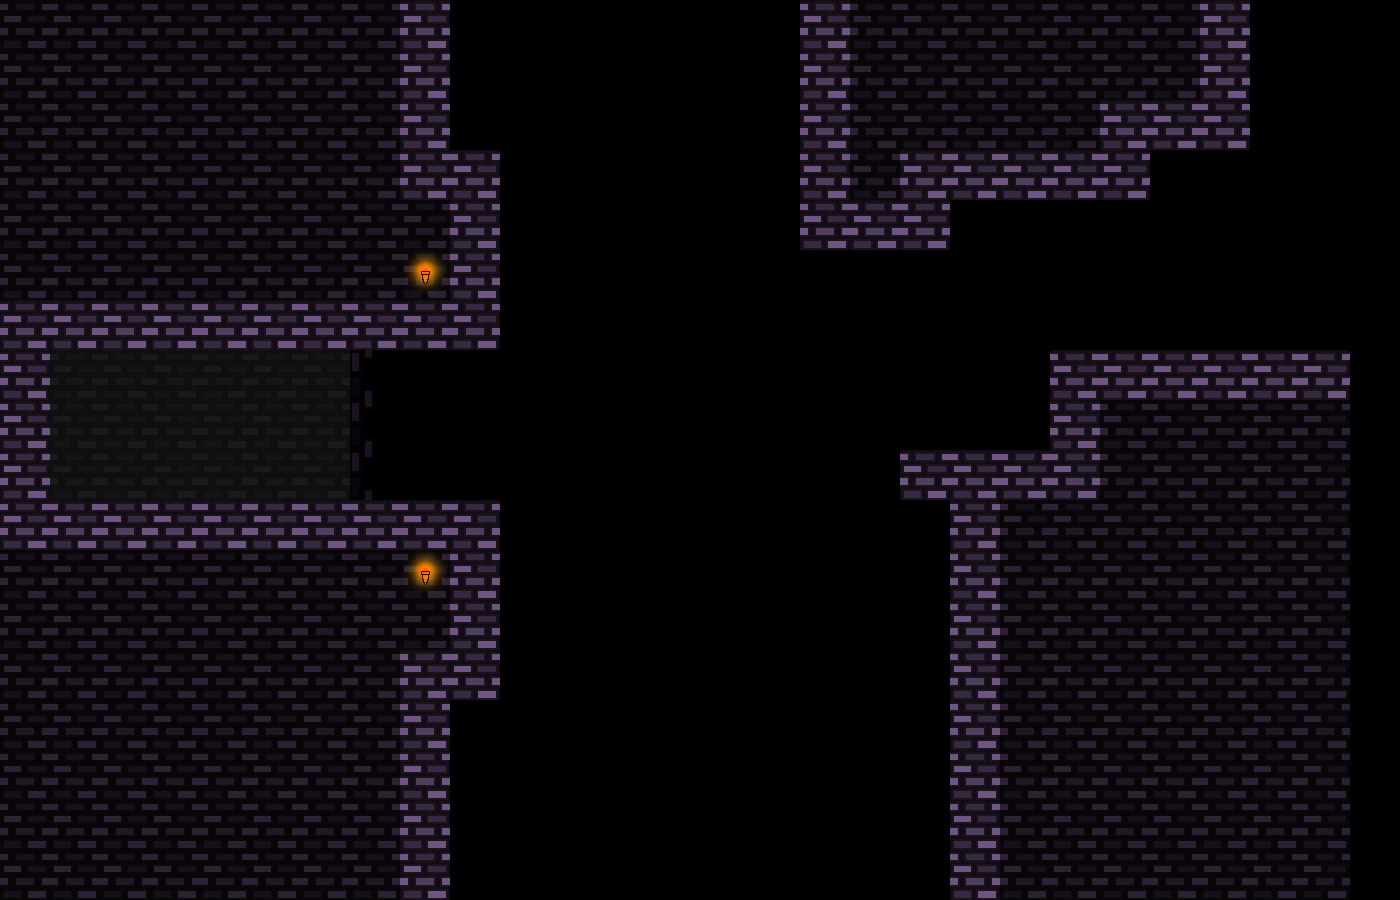

This is a level from a 2D game, rendered from its Tiled map with the project's own tilesets. A one-line summary and the map file follow, with tile-layer data summarised:
An orthogonal 28x18 tile map with 50x50 px tiles, 3 tile layers (tiles-main, tiles-deco, tiles-deco2), 5 tilesets and 42 objects (18x warp, 13x id, 9x spike, 2x light).

<map version="1.10" tiledversion="1.11.2" orientation="orthogonal" renderorder="right-down" width="28" height="18" tilewidth="50" tileheight="50" infinite="0" nextlayerid="20" nextobjectid="73">
 <tileset firstgid="1" source="../chapter1/ch1-tiles.tsx" />
 <tileset firstgid="49" source="../../textures/transition-tiles.tsx" />
 <tileset firstgid="54" source="../../textures/spike.tsx" />
 <tileset firstgid="62" source="../../textures/light.tsx" />
 <tileset firstgid="63" source="../../textures/save.tsx" />
 <layer id="1" name="tiles-main" width="28" height="18">
  <data>[504 cells, 74 non-empty, 1 distinct tile ids]</data>
 </layer>
 <layer id="2" name="tiles-deco" width="28" height="18">
  <data>[504 cells, 215 non-empty, 3 distinct tile ids]</data>
 </layer>
 <layer id="3" name="tiles-deco2" width="28" height="18">
  <data>[504 cells, 2 non-empty, 1 distinct tile ids]</data>
 </layer>
 <objectgroup id="4" name="bg">
  <properties>
   <property name="bgName" value="bgMountainsDay" />
  </properties>
 </objectgroup>
 <objectgroup id="5" name="foregroundEffect">
  <properties>
   <property name="foregroundEffectType" value="sandstorm" />
  </properties>
 </objectgroup>
 <objectgroup id="6" name="music">
  <properties>
   <property name="songName" value="castle2" />
  </properties>
 </objectgroup>
 <objectgroup id="8" name="mapEffect">
  <properties>
   <property name="effectType" value="clouds" />
  </properties>
 </objectgroup>
 <objectgroup id="9" name="platform" />
 <objectgroup id="7" name="ScrollSettings">
  <properties>
   <property name="speed" value="1500" />
  </properties>
 </objectgroup>
 <objectgroup id="18" name="spike-normal">
  <object id="41" name="spike" gid="60" x="1000" y="250" width="50" height="50">
   <properties>
    <property name="id" value="6" />
   </properties>
  </object>
  <object id="42" name="spike" gid="56" x="800" y="300" width="50" height="50">
   <properties>
    <property name="id" value="2" />
   </properties>
  </object>
  <object id="45" name="spike" gid="56" x="1050" y="250" width="50" height="50">
   <properties>
    <property name="id" value="2" />
   </properties>
  </object>
  <object id="46" name="spike" gid="56" x="1150" y="200" width="50" height="50">
   <properties>
    <property name="id" value="2" />
   </properties>
  </object>
  <object id="47" name="spike" gid="60" x="1200" y="200" width="50" height="50">
   <properties>
    <property name="id" value="6" />
   </properties>
  </object>
  <object id="48" name="spike" gid="60" x="1100" y="250" width="50" height="50">
   <properties>
    <property name="id" value="6" />
   </properties>
  </object>
  <object id="49" name="spike" gid="60" x="850" y="300" width="50" height="50">
   <properties>
    <property name="id" value="6" />
   </properties>
  </object>
  <object id="52" name="spike" gid="56" x="950" y="250" width="50" height="50">
   <properties>
    <property name="id" value="2" />
   </properties>
  </object>
  <object id="53" name="spike" gid="60" x="900" y="300" width="50" height="50">
   <properties>
    <property name="id" value="6" />
   </properties>
  </object>
  <object id="60" name="spike" type="id" gid="60" x="450" y="920" width="50" height="50">
   <properties>
    <property name="id" value="6" />
   </properties>
  </object>
  <object id="61" name="spike" type="id" gid="60" x="500" y="920" width="50" height="50">
   <properties>
    <property name="id" value="6" />
   </properties>
  </object>
  <object id="62" name="spike" type="id" gid="60" x="550" y="920" width="50" height="50">
   <properties>
    <property name="id" value="6" />
   </properties>
  </object>
  <object id="63" name="spike" type="id" gid="60" x="600" y="920" width="50" height="50">
   <properties>
    <property name="id" value="6" />
   </properties>
  </object>
  <object id="64" name="spike" type="id" gid="60" x="650" y="920" width="50" height="50">
   <properties>
    <property name="id" value="6" />
   </properties>
  </object>
  <object id="65" name="spike" type="id" gid="60" x="650" y="920" width="50" height="50">
   <properties>
    <property name="id" value="6" />
   </properties>
  </object>
  <object id="66" name="spike" type="id" gid="60" x="750" y="920" width="50" height="50">
   <properties>
    <property name="id" value="6" />
   </properties>
  </object>
  <object id="67" name="spike" type="id" gid="60" x="750" y="920" width="50" height="50">
   <properties>
    <property name="id" value="6" />
   </properties>
  </object>
  <object id="68" name="spike" type="id" gid="60" x="700" y="920" width="50" height="50">
   <properties>
    <property name="id" value="6" />
   </properties>
  </object>
  <object id="69" name="spike" type="id" gid="60" x="800" y="920" width="50" height="50">
   <properties>
    <property name="id" value="6" />
   </properties>
  </object>
  <object id="70" name="spike" type="id" gid="60" x="850" y="920" width="50" height="50">
   <properties>
    <property name="id" value="6" />
   </properties>
  </object>
  <object id="71" name="spike" type="id" gid="60" x="850" y="920" width="50" height="50">
   <properties>
    <property name="id" value="6" />
   </properties>
  </object>
  <object id="72" name="spike" type="id" gid="60" x="900" y="920" width="50" height="50">
   <properties>
    <property name="id" value="6" />
   </properties>
  </object>
 </objectgroup>
 <objectgroup id="19" name="light">
  <object id="38" name="light" gid="62" x="324" y="374.667" width="200" height="200" />
  <object id="39" name="light" gid="62" x="324" y="674.667" width="200" height="200" />
 </objectgroup>
 <objectgroup id="10" name="falling" />
 <objectgroup id="11" name="laser" />
 <objectgroup id="12" name="doubleJump" />
 <objectgroup id="14" name="slab" />
 <objectgroup id="13" name="save" />
 <objectgroup id="16" name="trampoline" />
 <objectgroup id="17" name="trampoline-mini" />
 <objectgroup id="15" name="warps">
  <object id="1" name="warp" gid="50" x="1350" y="50" width="50" height="50">
   <properties>
    <property name="direction" value="right" />
    <property name="target" value="map02" />
   </properties>
  </object>
  <object id="2" name="warp" gid="50" x="1350" y="100" width="50" height="50">
   <properties>
    <property name="direction" value="right" />
    <property name="target" value="map02" />
   </properties>
  </object>
  <object id="3" name="warp" gid="50" x="1350" y="150" width="50" height="50">
   <properties>
    <property name="direction" value="right" />
    <property name="target" value="map02" />
   </properties>
  </object>
  <object id="4" name="warp" gid="50" x="1350" y="200" width="50" height="50">
   <properties>
    <property name="direction" value="right" />
    <property name="target" value="map02" />
   </properties>
  </object>
  <object id="5" name="warp" gid="50" x="1350" y="250" width="50" height="50">
   <properties>
    <property name="direction" value="right" />
    <property name="target" value="map02" />
   </properties>
  </object>
  <object id="6" name="warp" gid="50" x="1350" y="350" width="50" height="50">
   <properties>
    <property name="direction" value="right" />
    <property name="target" value="map02" />
   </properties>
  </object>
  <object id="7" name="warp" gid="50" x="1350" y="400" width="50" height="50">
   <properties>
    <property name="direction" value="right" />
    <property name="target" value="map02" />
   </properties>
  </object>
  <object id="8" name="warp" gid="50" x="1350" y="450" width="50" height="50">
   <properties>
    <property name="direction" value="right" />
    <property name="target" value="map02" />
   </properties>
  </object>
  <object id="9" name="warp" gid="50" x="1350" y="300" width="50" height="50">
   <properties>
    <property name="direction" value="right" />
    <property name="target" value="map02" />
   </properties>
  </object>
  </objectgroup>
</map>
<!-- 9 of 42 objects omitted -->
